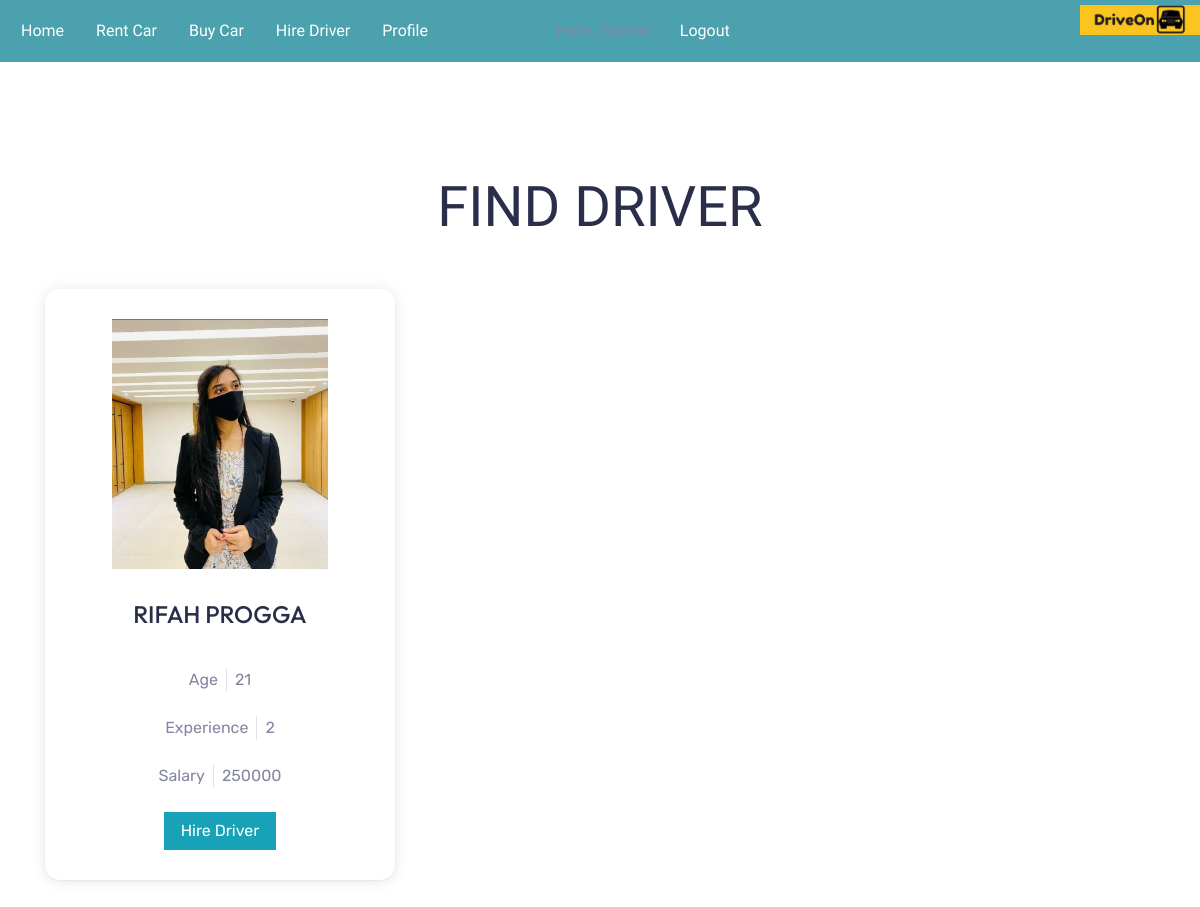
Page /driver/ (signed in) on the earlier database version.
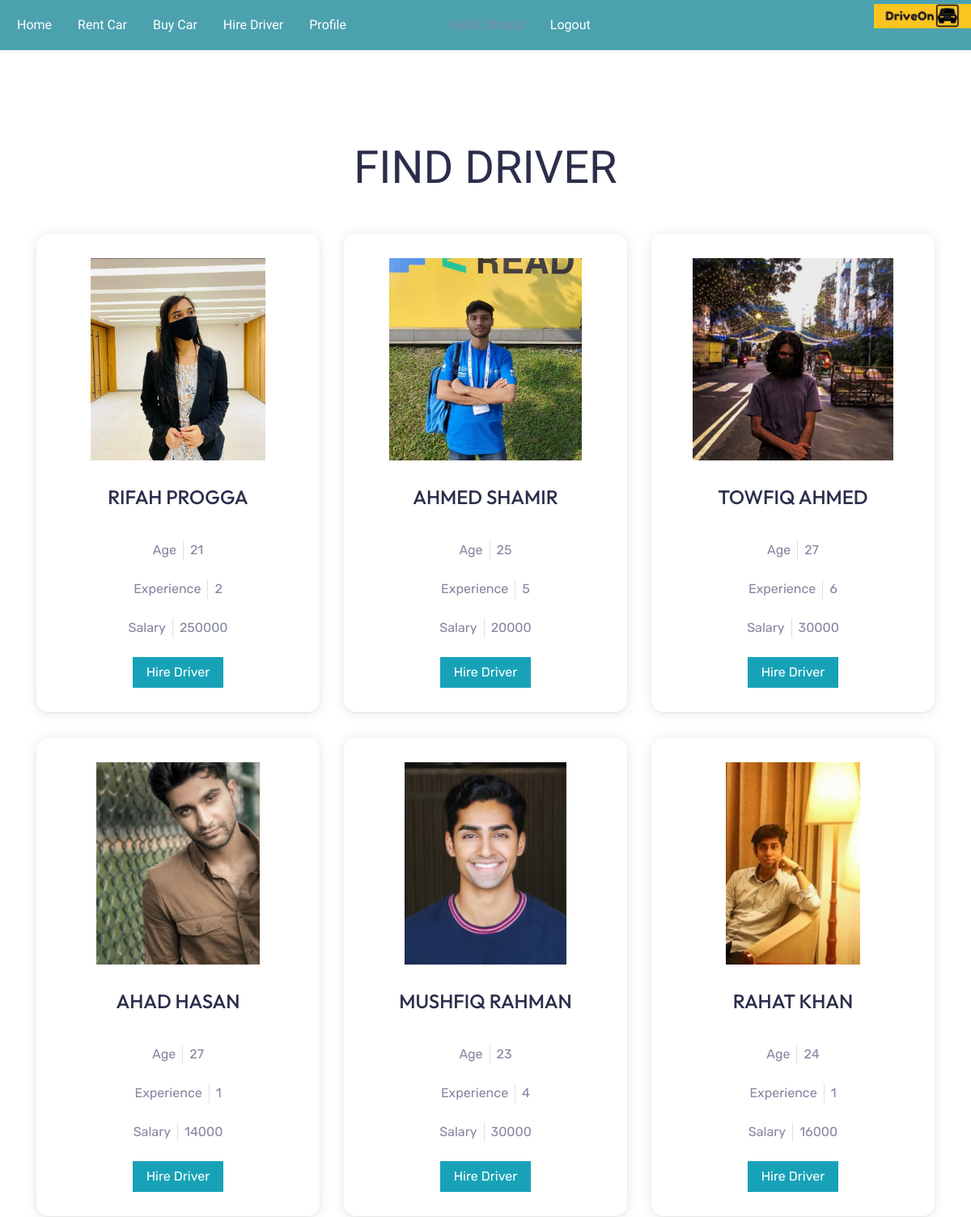
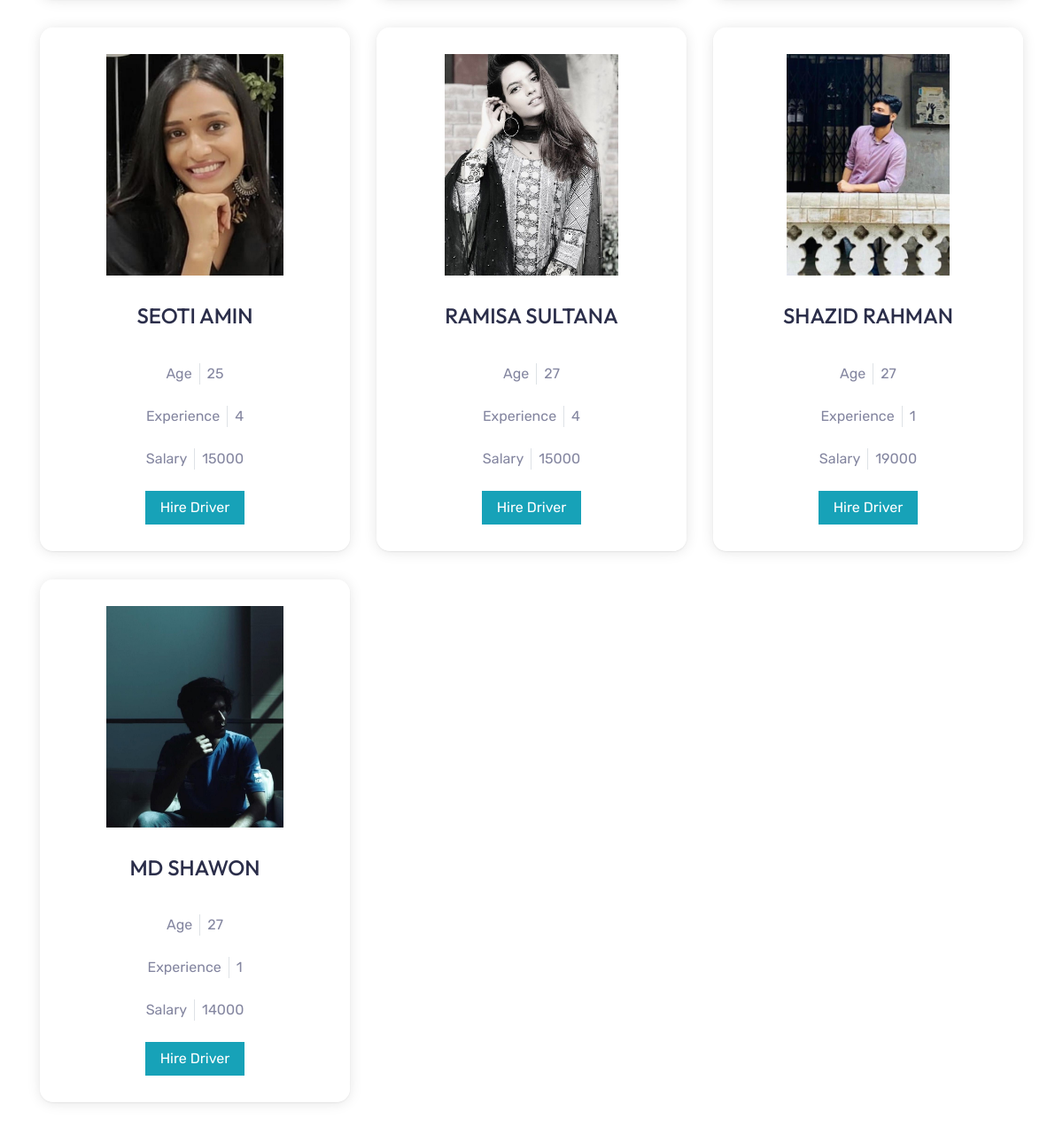
Same page on the later database version (2 pictures, top to bottom).
### carInfo/models.py (models this page shows, shortened)
class Driver(models.Model):
    dri_name = models.CharField(max_length=20)
    dri_age = models.CharField(max_length=2)#charField nibo
    dri_address = models.CharField(max_length=300)
    dri_experience = models.CharField(max_length=50)
    dri_lic_num = models.CharField(max_length=50)
    accident_history = models.TextField(max_length=100)
    expected_salary = models.CharField(max_length=15)
    dri_img = models.ImageField(upload_to='media')
    dri_phone_num = models.CharField(max_length=11)

### demo/views.py (the view)
# urls.py: path('driver/', driveon.driver, name='driver'),
@login_required(login_url='login')
def driver(request):
    hireDriver = Driver.objects.all()
    return render(request, 'driver.html',{'Hire_Drivers': hireDriver})

### demo/templates/driver.html (shortened to what this page needs)
{% extends 'base.html' %}
{% load static %}
{% block content %}
<!DOCTYPE html>
<html lang="en">
<head>
    <link href="https://cdnjs.cloudflare.com/ajax/libs/font-awesome/5.15.0/css/all.min.css" rel="stylesheet">
    <link href="{% static 'assets/css/bootstrap.min.css' %}" rel="stylesheet">
    <link href="{% static 'assets/css/car.css' %}" rel="stylesheet">
</head>
<body>
    <div class="container-fluid py-5">
        <div class="container pt-5 pb-3">
            <h1 class="display-4 text-uppercase text-center mb-5">Find Driver</h1>
            <div class="row">
                {% for i in Hire_Drivers %}
                <div class="col-lg-4 col-md-6 mb-2">
                    <div class="rent-item mb-4">
                        <img class="img-fluid mb-3" src="{{i.dri_img.url}}" alt="">
                        <h4 class="cartitle text-uppercase mb-4">{{i.dri_name}}</h4>
                        <div class="d-flex justify-content-center mb-4">
                            <div class="header px-2">
                                <span>Age</span>
                            </div>
                            <div class="header px-2 border-left">
                                <span>{{i.dri_age}}</span>
                            </div>
                        </div>
                        <div class="d-flex justify-content-center mb-4">
                            <div class="header px-2">
                                <span>Experience</span>
                            </div>
                            <div class="header px-2 border-left">
                                <span>{{i.dri_experience}}</span>
                            </div>
                        </div>
                        <div class="d-flex justify-content-center mb-4">
                            <div class="header px-2">
                                <span>Salary</span>
                            </div>
                            <div class="header px-2 border-left">
                                <span>{{i.expected_salary}}</span>
                            </div>
                        </div>
                        <a class="btn btn-info px-3" href="{% url 'driver-payment' i.id user.id %}">Hire Driver</a>
                    </div>
                </div>
                {% endfor %}
            </div>
        </div>
    </div>
</body>
</html>
{% endblock %}

Differences in the rows shown:
added Driver: dri_img (picture), dri_name "AHMED SHAMIR", dri_age "25", dri_experience "5", expected_salary "20000"
added Driver: dri_img (picture), dri_name "TOWFIQ AHMED", dri_age "27", dri_experience "6", expected_salary "30000"
added Driver: dri_img (picture), dri_name "AHAD HASAN", dri_age "27", dri_experience "1", expected_salary "14000"
added Driver: dri_img (picture), dri_name "MUSHFIQ RAHMAN", dri_age "23", dri_experience "4", expected_salary "30000"
added Driver: dri_img (picture), dri_name "RAHAT KHAN", dri_age "24", dri_experience "1", expected_salary "16000"
added Driver: dri_img (picture), dri_name "SEOTI AMIN", dri_age "25", dri_experience "4", expected_salary "15000"
added Driver: dri_img (picture), dri_name "RAMISA SULTANA", dri_age "27", dri_experience "4", expected_salary "15000"
added Driver: dri_img (picture), dri_name "SHAZID RAHMAN", dri_age "27", dri_experience "1", expected_salary "19000"
added Driver: dri_img (picture), dri_name "MD SHAWON", dri_age "27", dri_experience "1", expected_salary "14000"
